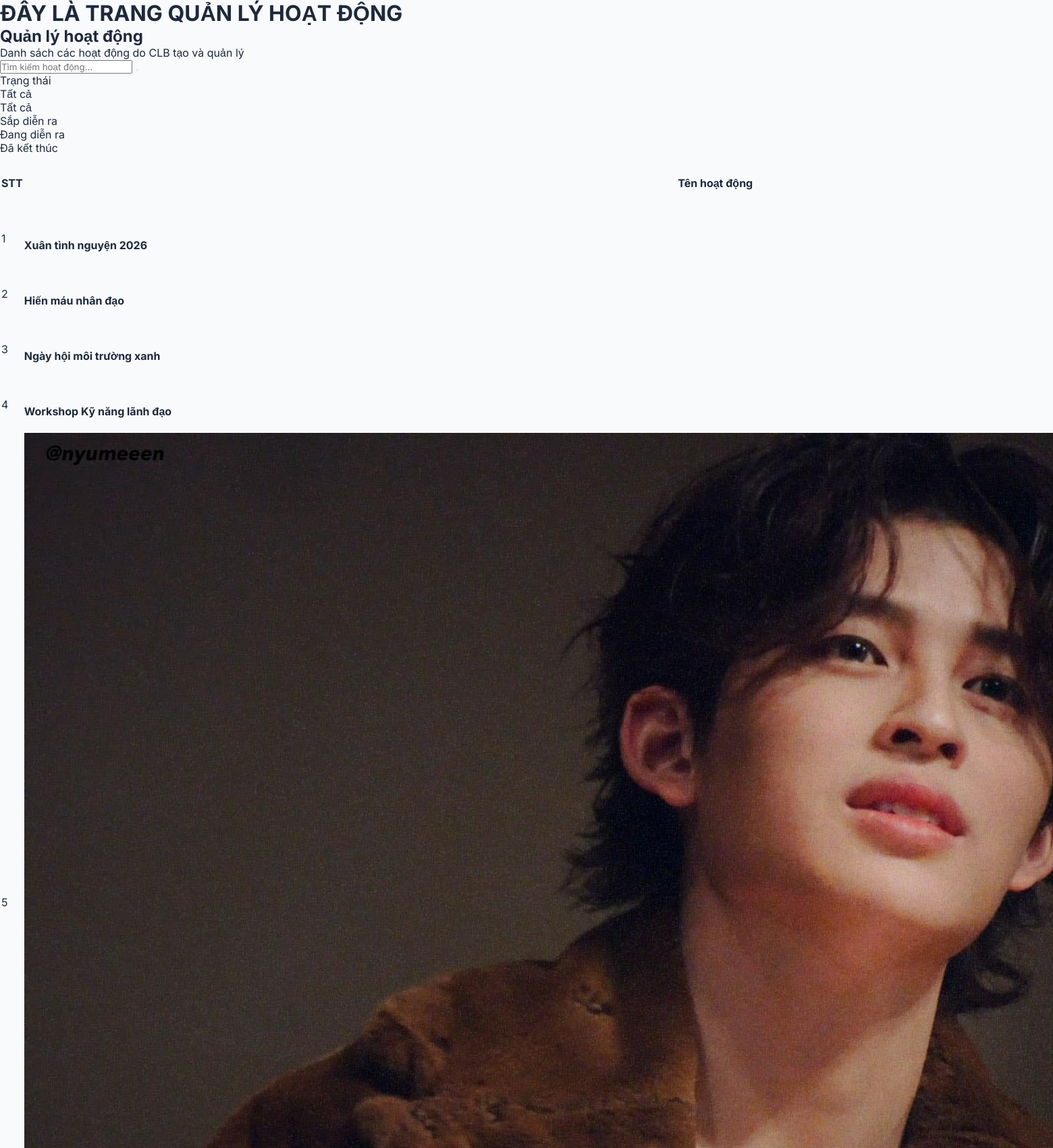
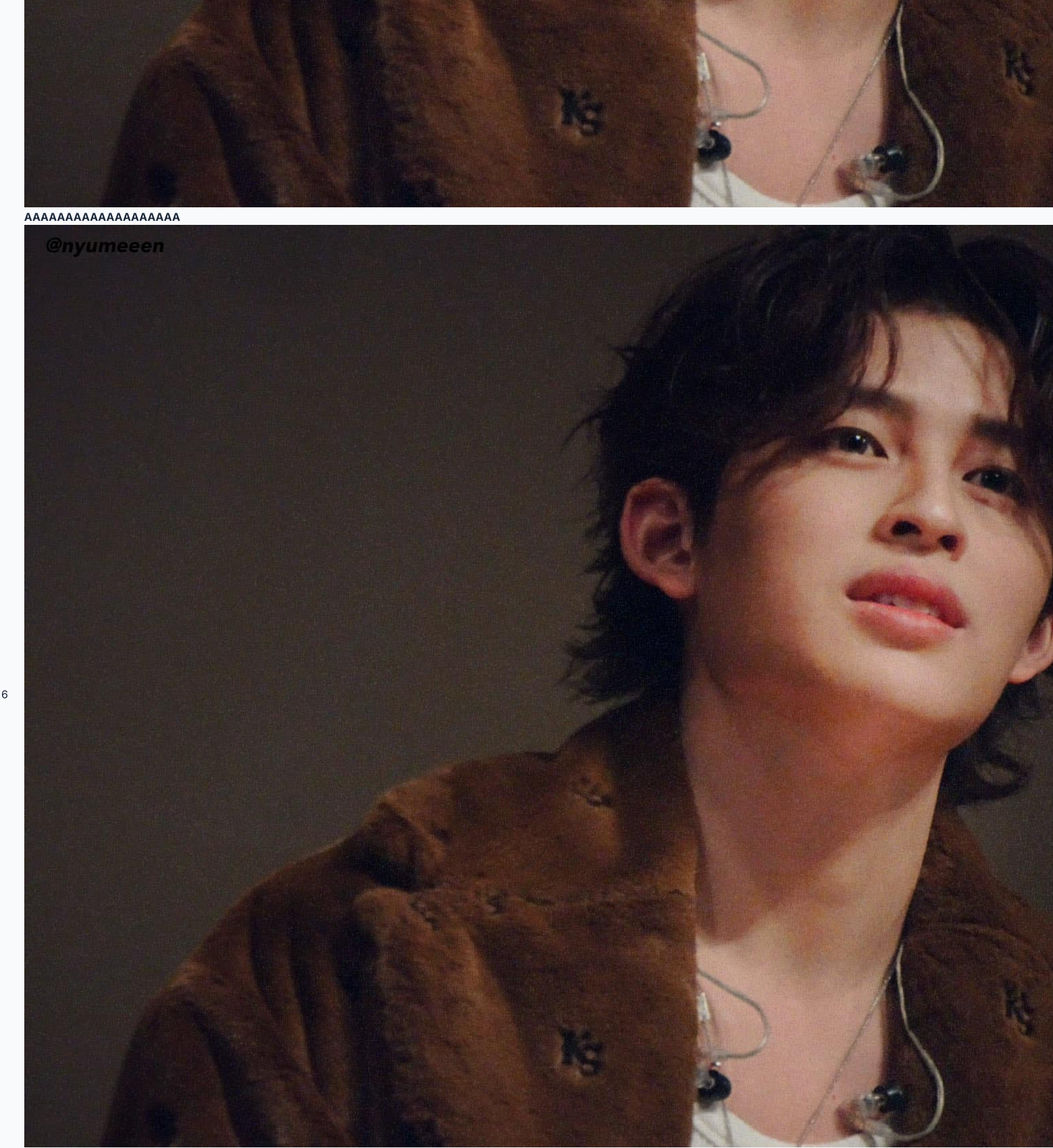
Screenshot of /manager/pages/act-management.php (signed in, upper part) with the database file from the repository (2 pictures, top to bottom).
### tables this page shows
CREATE TABLE `hoatdong` (
  `Id` int(11) NOT NULL,
  `MaHoatDong` varchar(11) NOT NULL,
  `MaToChuc` varchar(11) NOT NULL,
  `MaMucCongDiem` varchar(11) NOT NULL,
  `TenHoatDong` varchar(250) NOT NULL,
  `NgayTao` datetime NOT NULL DEFAULT current_timestamp(),
  `DiaDiem` varchar(250) NOT NULL,
  `DoiTuongThamGia` varchar(256) NOT NULL,
  `SoLuongToiDa` int(11) NOT NULL DEFAULT 10000000,
  `ThoiGianBatDau` datetime NOT NULL,
  `ThoiGianKetThuc` datetime NOT NULL,
  `DiemRenLuyen` int(11) NOT NULL,
  `NoiDungHD` text NOT NULL,
  `AnhAvt` varchar(256) NOT NULL,
  `AnhBia` varchar(256) NOT NULL,
  `MaForm` varchar(256) NOT NULL,
  `LinkForm` text NOT NULL,
  `LinkQr` text NOT NULL
);

### manager/pages/act-management.php (the view, shortened to what this page needs)
<?php
require_once "../../config/db.php";
require_once "../auth.php";
$keyword = isset($_GET['keyword']) ? trim($_GET['keyword']) : '';
$status = $_GET['status'] ?? '';
$sql1 = "SELECT
            hd.*,
            COUNT(dk.MSSV) AS total
        FROM HoatDong hd
        LEFT JOIN DangKy dk
            ON hd.MaHoatDong = dk.MaHoatDong
        WHERE hd.MaToChuc = ? ";
$params = [$org['MaToChuc']];
$sql1 .= "GROUP BY hd.MaHoatDong";
$stmt1 = $conn->prepare($sql1);
$stmt1->execute($params);
?>
<!DOCTYPE html>
<html lang="en">
<head>
    <link rel="stylesheet" href="../assets/css/manager-pages.css">
</head>
<body>
    <h1>ĐÂY LÀ TRANG QUẢN LÝ HOẠT ĐỘNG</h1>
    <div class="management-act-container">
        <div class="management-act-header">
            <div class="management-act-title">
                <h2>Quản lý hoạt động</h2>
                <span>Danh sách các hoạt động do CLB tạo và quản lý</span>
            </div>
            <div class="management-search-act">
                <div class="management-btn-search-act">
                        <input type="text" name="activity" class="search-input" data-type="activity" id="act-management" placeholder="Tìm kiếm hoạt động..." value="<?= htmlspecialchars($keyword) ?>">
                        <button type="button" id="btn-search-act-management">
                        </button>
                </div>
            </div>
            <div class="status-act-dropdown">
                <span>Trạng thái</span>
                <div class="status-dropdown-selected">
                    <span id="selected-status">
                        <?=
                        match($status){
                            'upcoming' => 'Sắp diễn ra',
                            'running' => 'Đang diễn ra',
                            'finished' => 'Đã kết thúc',
                            default => 'Tất cả'
                        }
                        ?>
                    </span>
                </div>
                <div class="status-dropdown-menu">
                    <div class="status-option" data-status="">Tất cả</div>
                    <div class="status-option" data-status="upcoming">Sắp diễn ra</div>
                    <div class="status-option" data-status="running">Đang diễn ra</div>
                    <div class="status-option" data-status="finished">Đã kết thúc</div>
                </div>
            </div>
        </div>
        <table class="management-act-table">
            <thead>
                <tr>
                    <th>STT</th>
                    <th>Tên hoạt động</th>
                </tr>
            </thead>
            <tbody>
                <?php $stt = 1;
                while ($act1 = $stmt1->fetch(PDO::FETCH_ASSOC)):?>
                <tr>
                    <td><?= $stt++ ?></td>
                    <td>
                        <div class="management-act-info">
                            <img src="<?= $act1['AnhBia'] ?>" alt="">
                            <h4><?= $act1['TenHoatDong'] ?></h4>
                        </div>
                    </td>
                </tr>
                <?php endwhile; ?>
            </tbody>
        </table>
    </div>
</body>
</html>

### assets/css/manager-pages.css (style rules this page uses)
:root { --primary-color: #3b82f6; --primary-hover: #2563eb; --primary-light: #eff6ff; --text-dark: #1e293b; --text-muted: #64748b; --bg-body: #f8fafc; --bg-sidebar: #ffffff; --border-color: #e2e8f0; --header-height: 70px; --sidebar-width: 280px; --shadow-sm: 0 1px 3px rgba(0, 0, 0, 0.05); --shadow-md: 0 4px 6px -1px rgba(0, 0, 0, 0.05), 0 2px 4px -1px rgba(0, 0, 0, 0.03); --transition-fast: all 0.2s cubic-bezier(0.4, 0, 0.2, 1); }
* { box-sizing: border-box; margin: 0; padding: 0; font-family: "Inter", sans-serif; -webkit-font-smoothing: antialiased; }
body { background-color: var(--bg-body); color: var(--text-dark); min-height: 100vh; overflow-x: hidden; display: flex; flex-direction: column; }

### rows the page displays
hoatdong: TenHoatDong "Xuân tình nguyện 2026"
hoatdong: TenHoatDong "Hiến máu nhân đạo"
hoatdong: TenHoatDong "Ngày hội môi trường xanh"
hoatdong: TenHoatDong "Workshop Kỹ năng lãnh đạo"
hoatdong: AnhBia (picture), TenHoatDong "AAAAAAAAAAAAAAAAAAA"
hoatdong: AnhBia (picture)
